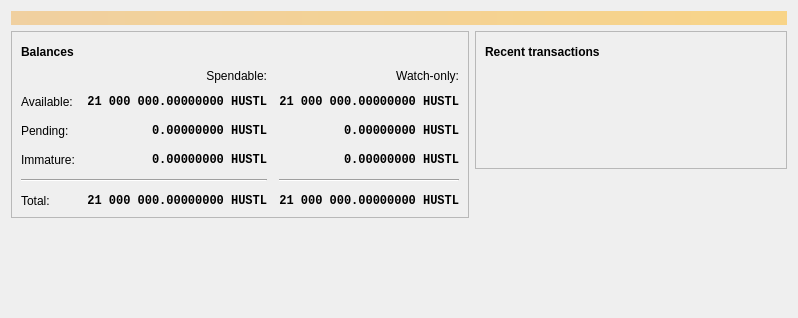
<?xml version="1.0" encoding="UTF-8"?>
<ui version="4.0">
 <class>OverviewPage</class>
 <widget class="QWidget" name="OverviewPage">
  <property name="geometry">
   <rect>
    <x>0</x>
    <y>0</y>
    <width>798</width>
    <height>318</height>
   </rect>
  </property>
  <property name="windowTitle">
   <string>Form</string>
  </property>
  <layout class="QVBoxLayout" name="topLayout">
   <item>
    <widget class="QLabel" name="labelAlerts">
     <property name="visible">
      <bool>false</bool>
     </property>
     <property name="styleSheet">
      <string notr="true">QLabel { background-color: qlineargradient(x1: 0, y1: 0, x2: 1, y2: 0, stop:0 #F0D0A0, stop:1 #F8D488); color:#000000; }</string>
     </property>
     <property name="wordWrap">
      <bool>true</bool>
     </property>
     <property name="margin">
      <number>3</number>
     </property>
     <property name="textInteractionFlags">
      <set>Qt::TextSelectableByMouse</set>
     </property>
    </widget>
   </item>
   <item>
    <layout class="QHBoxLayout" name="horizontalLayout" stretch="1,1">
     <item>
      <layout class="QVBoxLayout" name="verticalLayout_2">
       <item>
        <widget class="QFrame" name="frame">
         <property name="frameShape">
          <enum>QFrame::StyledPanel</enum>
         </property>
         <property name="frameShadow">
          <enum>QFrame::Raised</enum>
         </property>
         <layout class="QVBoxLayout" name="verticalLayout_4">
          <item>
           <layout class="QHBoxLayout" name="horizontalLayout_4">
            <item>
             <widget class="QLabel" name="label_5">
              <property name="font">
               <font>
                <weight>75</weight>
                <bold>true</bold>
               </font>
              </property>
              <property name="text">
               <string>Balances</string>
              </property>
             </widget>
            </item>
            <item>
             <widget class="QPushButton" name="labelWalletStatus">
              <property name="enabled">
               <bool>true</bool>
              </property>
              <property name="maximumSize">
               <size>
                <width>30</width>
                <height>16777215</height>
               </size>
              </property>
              <property name="toolTip">
               <string>The displayed information may be out of date. Your wallet automatically synchronizes with the Hustle network after a connection is established, but this process has not completed yet.</string>
              </property>
              <property name="text">
               <string/>
              </property>
              <property name="icon">
               <iconset resource="../bitcoin.qrc">
                <normaloff>:/icons/warning</normaloff>
                <disabledoff>:/icons/warning</disabledoff>:/icons/warning</iconset>
              </property>
              <property name="iconSize">
               <size>
                <width>24</width>
                <height>24</height>
               </size>
              </property>
              <property name="flat">
               <bool>true</bool>
              </property>
             </widget>
            </item>
            <item>
             <spacer name="horizontalSpacer_3">
              <property name="orientation">
               <enum>Qt::Horizontal</enum>
              </property>
              <property name="sizeHint" stdset="0">
               <size>
                <width>40</width>
                <height>20</height>
               </size>
              </property>
             </spacer>
            </item>
           </layout>
          </item>
          <item>
           <layout class="QGridLayout" name="gridLayout">
            <property name="spacing">
             <number>12</number>
            </property>
            <item row="2" column="2">
             <widget class="QLabel" name="labelWatchPending">
              <property name="font">
               <font>
                <family>Monospace</family>
                <weight>75</weight>
                <bold>true</bold>
               </font>
              </property>
              <property name="cursor">
               <cursorShape>IBeamCursor</cursorShape>
              </property>
              <property name="toolTip">
               <string>Unconfirmed transactions to watch-only addresses</string>
              </property>
              <property name="text">
               <string notr="true">0.00000000 HUSTL</string>
              </property>
              <property name="alignment">
               <set>Qt::AlignRight|Qt::AlignTrailing|Qt::AlignVCenter</set>
              </property>
              <property name="textInteractionFlags">
               <set>Qt::LinksAccessibleByMouse|Qt::TextSelectableByKeyboard|Qt::TextSelectableByMouse</set>
              </property>
             </widget>
            </item>
            <item row="2" column="1">
             <widget class="QLabel" name="labelUnconfirmed">
              <property name="font">
               <font>
                <family>Monospace</family>
                <weight>75</weight>
                <bold>true</bold>
               </font>
              </property>
              <property name="cursor">
               <cursorShape>IBeamCursor</cursorShape>
              </property>
              <property name="toolTip">
               <string>Total of transactions that have yet to be confirmed, and do not yet count toward the spendable balance</string>
              </property>
              <property name="text">
               <string notr="true">0.00000000 HUSTL</string>
              </property>
              <property name="alignment">
               <set>Qt::AlignRight|Qt::AlignTrailing|Qt::AlignVCenter</set>
              </property>
              <property name="textInteractionFlags">
               <set>Qt::LinksAccessibleByMouse|Qt::TextSelectableByKeyboard|Qt::TextSelectableByMouse</set>
              </property>
             </widget>
            </item>
            <item row="3" column="2">
             <widget class="QLabel" name="labelWatchImmature">
              <property name="font">
               <font>
                <family>Monospace</family>
                <weight>75</weight>
                <bold>true</bold>
               </font>
              </property>
              <property name="cursor">
               <cursorShape>IBeamCursor</cursorShape>
              </property>
              <property name="toolTip">
               <string>Mined balance in watch-only addresses that has not yet matured</string>
              </property>
              <property name="text">
               <string notr="true">0.00000000 HUSTL</string>
              </property>
              <property name="alignment">
               <set>Qt::AlignRight|Qt::AlignTrailing|Qt::AlignVCenter</set>
              </property>
              <property name="textInteractionFlags">
               <set>Qt::LinksAccessibleByMouse|Qt::TextSelectableByKeyboard|Qt::TextSelectableByMouse</set>
              </property>
             </widget>
            </item>
            <item row="4" column="0" colspan="2">
             <widget class="Line" name="line">
              <property name="orientation">
               <enum>Qt::Horizontal</enum>
              </property>
             </widget>
            </item>
            <item row="4" column="2">
             <widget class="Line" name="lineWatchBalance">
              <property name="sizePolicy">
               <sizepolicy hsizetype="Preferred" vsizetype="Fixed">
                <horstretch>0</horstretch>
                <verstretch>0</verstretch>
               </sizepolicy>
              </property>
              <property name="minimumSize">
               <size>
                <width>140</width>
                <height>0</height>
               </size>
              </property>
              <property name="orientation">
               <enum>Qt::Horizontal</enum>
              </property>
             </widget>
            </item>
            <item row="5" column="0">
             <widget class="QLabel" name="labelTotalText">
              <property name="text">
               <string>Total:</string>
              </property>
             </widget>
            </item>
            <item row="3" column="1">
             <widget class="QLabel" name="labelImmature">
              <property name="font">
               <font>
                <family>Monospace</family>
                <weight>75</weight>
                <bold>true</bold>
               </font>
              </property>
              <property name="cursor">
               <cursorShape>IBeamCursor</cursorShape>
              </property>
              <property name="toolTip">
               <string>Mined balance that has not yet matured</string>
              </property>
              <property name="text">
               <string notr="true">0.00000000 HUSTL</string>
              </property>
              <property name="alignment">
               <set>Qt::AlignRight|Qt::AlignTrailing|Qt::AlignVCenter</set>
              </property>
              <property name="textInteractionFlags">
               <set>Qt::LinksAccessibleByMouse|Qt::TextSelectableByKeyboard|Qt::TextSelectableByMouse</set>
              </property>
             </widget>
            </item>
            <item row="2" column="3">
             <spacer name="horizontalSpacer_2">
              <property name="orientation">
               <enum>Qt::Horizontal</enum>
              </property>
              <property name="sizeHint" stdset="0">
               <size>
                <width>40</width>
                <height>20</height>
               </size>
              </property>
             </spacer>
            </item>
            <item row="3" column="0">
             <widget class="QLabel" name="labelImmatureText">
              <property name="text">
               <string>Immature:</string>
              </property>
             </widget>
            </item>
            <item row="5" column="1">
             <widget class="QLabel" name="labelTotal">
              <property name="font">
               <font>
                <family>Monospace</family>
                <weight>75</weight>
                <bold>true</bold>
               </font>
              </property>
              <property name="cursor">
               <cursorShape>IBeamCursor</cursorShape>
              </property>
              <property name="toolTip">
               <string>Your current total balance</string>
              </property>
              <property name="text">
               <string notr="true">21 000 000.00000000 HUSTL</string>
              </property>
              <property name="alignment">
               <set>Qt::AlignRight|Qt::AlignTrailing|Qt::AlignVCenter</set>
              </property>
              <property name="textInteractionFlags">
               <set>Qt::LinksAccessibleByMouse|Qt::TextSelectableByKeyboard|Qt::TextSelectableByMouse</set>
              </property>
             </widget>
            </item>
            <item row="5" column="2">
             <widget class="QLabel" name="labelWatchTotal">
              <property name="font">
               <font>
                <family>Monospace</family>
                <weight>75</weight>
                <bold>true</bold>
               </font>
              </property>
              <property name="cursor">
               <cursorShape>IBeamCursor</cursorShape>
              </property>
              <property name="toolTip">
               <string>Current total balance in watch-only addresses</string>
              </property>
              <property name="text">
               <string notr="true">21 000 000.00000000 HUSTL</string>
              </property>
              <property name="alignment">
               <set>Qt::AlignRight|Qt::AlignTrailing|Qt::AlignVCenter</set>
              </property>
              <property name="textInteractionFlags">
               <set>Qt::LinksAccessibleByMouse|Qt::TextSelectableByKeyboard|Qt::TextSelectableByMouse</set>
              </property>
             </widget>
            </item>
            <item row="0" column="2">
             <widget class="QLabel" name="labelWatchonly">
              <property name="text">
               <string>Watch-only:</string>
              </property>
              <property name="alignment">
               <set>Qt::AlignRight|Qt::AlignTrailing|Qt::AlignVCenter</set>
              </property>
             </widget>
            </item>
            <item row="1" column="0">
             <widget class="QLabel" name="labelBalanceText">
              <property name="text">
               <string>Available:</string>
              </property>
             </widget>
            </item>
            <item row="1" column="1">
             <widget class="QLabel" name="labelBalance">
              <property name="font">
               <font>
                <family>Monospace</family>
                <weight>75</weight>
                <bold>true</bold>
               </font>
              </property>
              <property name="cursor">
               <cursorShape>IBeamCursor</cursorShape>
              </property>
              <property name="toolTip">
               <string>Your current spendable balance</string>
              </property>
              <property name="text">
               <string notr="true">21 000 000.00000000 HUSTL</string>
              </property>
              <property name="alignment">
               <set>Qt::AlignRight|Qt::AlignTrailing|Qt::AlignVCenter</set>
              </property>
              <property name="textInteractionFlags">
               <set>Qt::LinksAccessibleByMouse|Qt::TextSelectableByKeyboard|Qt::TextSelectableByMouse</set>
              </property>
             </widget>
            </item>
            <item row="1" column="2">
             <widget class="QLabel" name="labelWatchAvailable">
              <property name="font">
               <font>
                <family>Monospace</family>
                <weight>75</weight>
                <bold>true</bold>
               </font>
              </property>
              <property name="cursor">
               <cursorShape>IBeamCursor</cursorShape>
              </property>
              <property name="toolTip">
               <string>Your current balance in watch-only addresses</string>
              </property>
              <property name="text">
               <string notr="true">21 000 000.00000000 HUSTL</string>
              </property>
              <property name="alignment">
               <set>Qt::AlignRight|Qt::AlignTrailing|Qt::AlignVCenter</set>
              </property>
              <property name="textInteractionFlags">
               <set>Qt::LinksAccessibleByMouse|Qt::TextSelectableByKeyboard|Qt::TextSelectableByMouse</set>
              </property>
             </widget>
            </item>
            <item row="2" column="0">
             <widget class="QLabel" name="labelPendingText">
              <property name="text">
               <string>Pending:</string>
              </property>
             </widget>
            </item>
            <item row="0" column="1">
             <widget class="QLabel" name="labelSpendable">
              <property name="text">
               <string>Spendable:</string>
              </property>
              <property name="alignment">
               <set>Qt::AlignRight|Qt::AlignTrailing|Qt::AlignVCenter</set>
              </property>
             </widget>
            </item>
           </layout>
          </item>
         </layout>
        </widget>
       </item>
       <item>
        <spacer name="verticalSpacer">
         <property name="orientation">
          <enum>Qt::Vertical</enum>
         </property>
         <property name="sizeHint" stdset="0">
          <size>
           <width>20</width>
           <height>40</height>
          </size>
         </property>
        </spacer>
       </item>
      </layout>
     </item>
     <item>
      <layout class="QVBoxLayout" name="verticalLayout_3">
       <item>
        <widget class="QFrame" name="frame_2">
         <property name="frameShape">
          <enum>QFrame::StyledPanel</enum>
         </property>
         <property name="frameShadow">
          <enum>QFrame::Raised</enum>
         </property>
         <layout class="QVBoxLayout" name="verticalLayout">
          <item>
           <layout class="QHBoxLayout" name="horizontalLayout_2">
            <item>
             <widget class="QLabel" name="label_4">
              <property name="font">
               <font>
                <weight>75</weight>
                <bold>true</bold>
               </font>
              </property>
              <property name="text">
               <string>Recent transactions</string>
              </property>
             </widget>
            </item>
            <item>
             <widget class="QPushButton" name="labelTransactionsStatus">
              <property name="enabled">
               <bool>true</bool>
              </property>
              <property name="maximumSize">
               <size>
                <width>30</width>
                <height>16777215</height>
               </size>
              </property>
              <property name="toolTip">
               <string>The displayed information may be out of date. Your wallet automatically synchronizes with the Hustle network after a connection is established, but this process has not completed yet.</string>
              </property>
              <property name="text">
               <string/>
              </property>
              <property name="icon">
               <iconset resource="../bitcoin.qrc">
                <normaloff>:/icons/warning</normaloff>
                <disabledoff>:/icons/warning</disabledoff>:/icons/warning</iconset>
              </property>
              <property name="iconSize">
               <size>
                <width>24</width>
                <height>24</height>
               </size>
              </property>
              <property name="flat">
               <bool>true</bool>
              </property>
             </widget>
            </item>
            <item>
             <spacer name="horizontalSpacer">
              <property name="orientation">
               <enum>Qt::Horizontal</enum>
              </property>
              <property name="sizeHint" stdset="0">
               <size>
                <width>40</width>
                <height>20</height>
               </size>
              </property>
             </spacer>
            </item>
           </layout>
          </item>
          <item>
           <widget class="TransactionOverviewWidget" name="listTransactions">
            <property name="styleSheet">
             <string notr="true">QListView { background: transparent; }</string>
            </property>
            <property name="frameShape">
             <enum>QFrame::NoFrame</enum>
            </property>
            <property name="verticalScrollBarPolicy">
             <enum>Qt::ScrollBarAlwaysOff</enum>
            </property>
            <property name="horizontalScrollBarPolicy">
             <enum>Qt::ScrollBarAlwaysOff</enum>
            </property>
            <property name="sizeAdjustPolicy">
             <enum>QAbstractScrollArea::AdjustToContents</enum>
            </property>
            <property name="selectionMode">
             <enum>QAbstractItemView::NoSelection</enum>
            </property>
            <property name="uniformItemSizes">
             <bool>true</bool>
            </property>
           </widget>
          </item>
         </layout>
        </widget>
       </item>
       <item>
        <spacer name="verticalSpacer_2">
         <property name="orientation">
          <enum>Qt::Vertical</enum>
         </property>
         <property name="sizeHint" stdset="0">
          <size>
           <width>20</width>
           <height>40</height>
          </size>
         </property>
        </spacer>
       </item>
      </layout>
     </item>
    </layout>
   </item>
  </layout>
 </widget>
 <customwidgets>
  <customwidget>
   <class>TransactionOverviewWidget</class>
   <extends>QListView</extends>
   <header>qt/transactionoverviewwidget.h</header>
  </customwidget>
 </customwidgets>
 <resources/>
 <connections/>
</ui>
